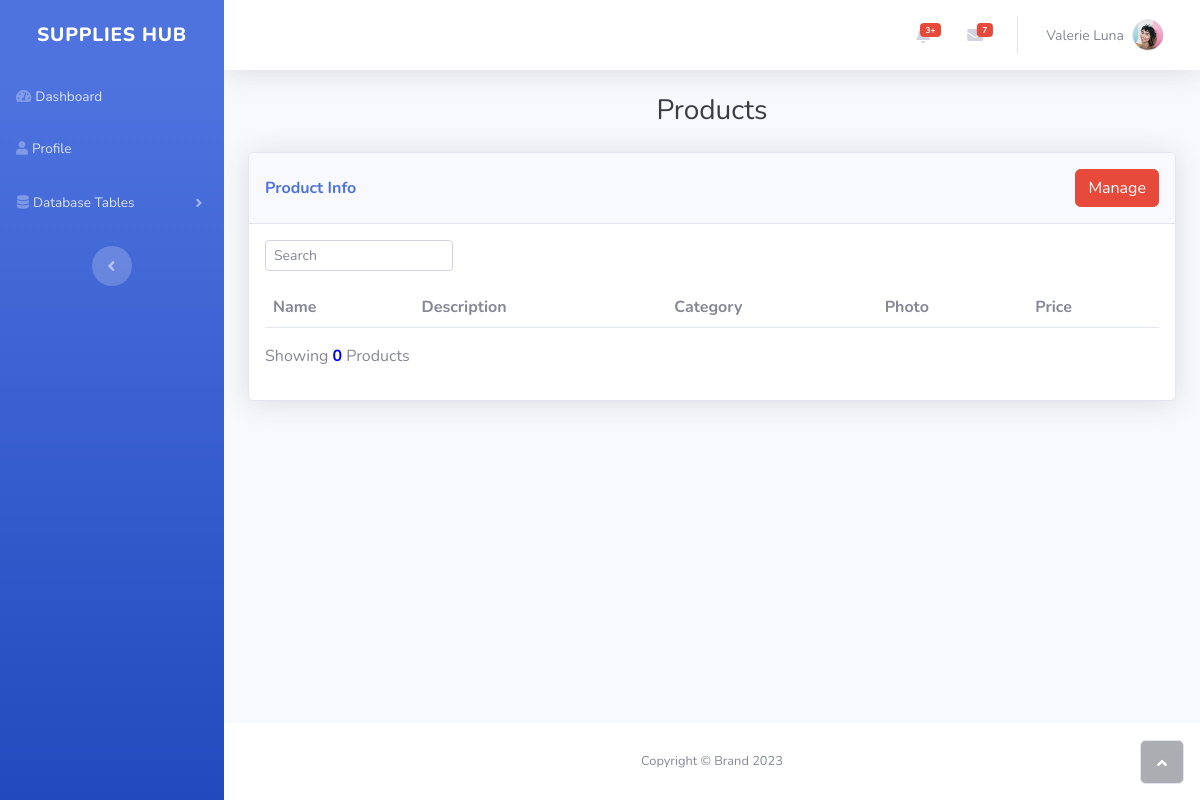
The page /admin-ViewProducts.php on the database as committed earlier.
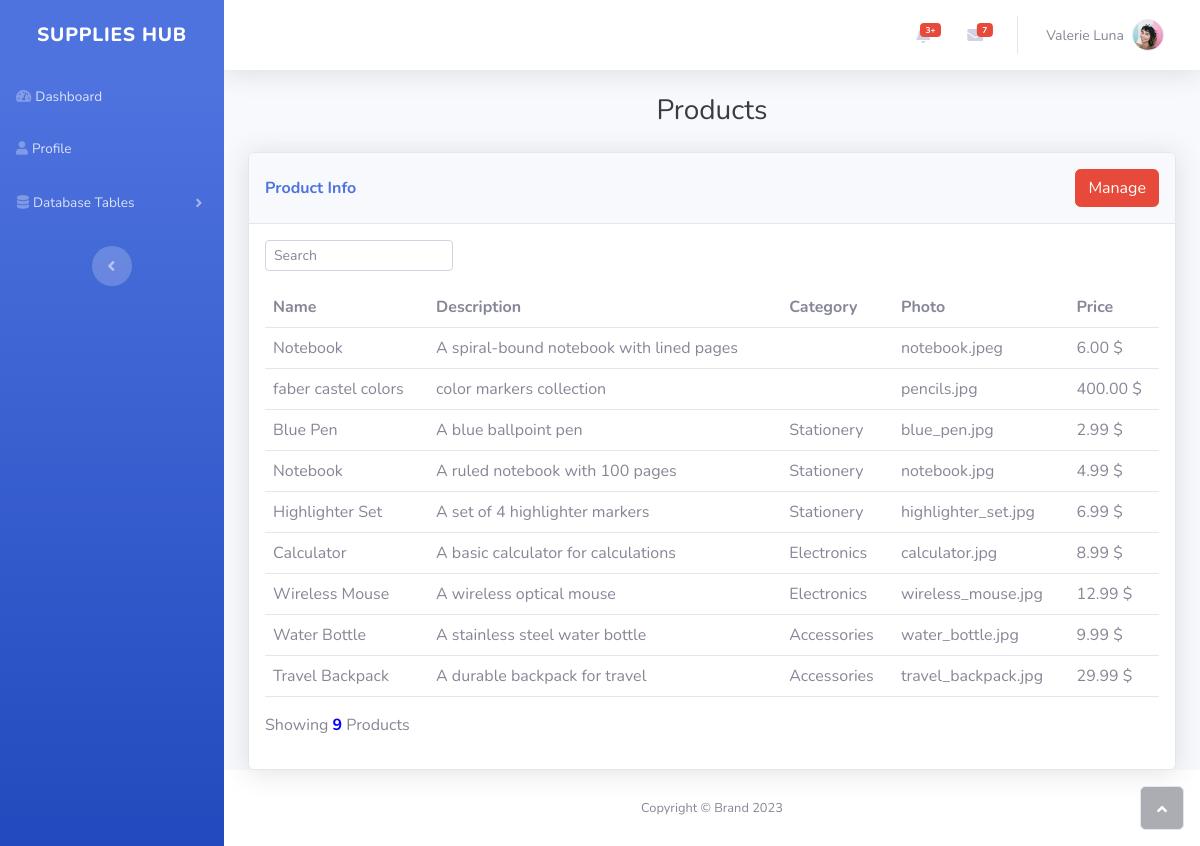
The same page on the database as committed later.
### tables this page shows
CREATE TABLE `products` (
  `id` int(255) NOT NULL,
  `pname` varchar(255) NOT NULL,
  `pdesc` varchar(255) DEFAULT NULL,
  `price` decimal(10,2) NOT NULL,
  `photo` varchar(255) NOT NULL,
  `category` varchar(255) NOT NULL
);

### admin-ViewProducts.php (the view, shortened to what this page needs)
<!DOCTYPE html>
<html lang="en">
<?php
require_once("connect.php");
$sql = "SELECT * FROM products";
$result = mysqli_query($conn, $sql);
?>
<head>
    <link rel="stylesheet" href="assets/bootstrap/css/bootstrap.min.css">
    <link rel="stylesheet" href="https://use.fontawesome.com/releases/v5.12.0/css/all.css">
</head>
<body id="page-top">
    <div id="wrapper">
        <?php
        include("admin-sidebar.php");
        ?>
        <div class="d-flex flex-column" id="content-wrapper">
            <div id="content">
                <?php include("admin-topbar.php"); ?>
                <div class="container-fluid">
                    <h3 class="text-dark mb-4 text-center">Products</h3>
                    <div class="card shadow">
                        <div class="card-header py-3 text-nowrap d-flex justify-content-between align-items-center">
                            <p class="text-primary m-0 fw-bold">Product Info</p>
                            <a href="admin-ManageProducts.php" style="display:flex; text-decoration: none;">
                                <button class="btn btn-danger">Manage</button>
                            </a>
                        </div>
                        <div class="card-body">
                            <div class="row">
                                <div class="col-md">
                                    <div class="text-md-start dataTables_filter" id="dataTable_filter"><label class="form-label"><input type="search" class="form-control form-control-sm" aria-controls="dataTable" placeholder="Search"></label></div>
                                </div>
                            </div>
                            <div class="table-responsive table mt-2" id="dataTable" role="grid" aria-describedby="dataTable_info">
                                <table class="table my-0" id="dataTable">
                                    <thead>
                                        <tr>
                                            <th>Name</th>
                                            <th>Description</th>
                                            <th>Category</th>
                                            <th>Photo</th>
                                            <th>Price</th>
                                        </tr>
                                    </thead>
                                    <tbody>
                                        <?php
                                        while ($row = mysqli_fetch_assoc($result)) {
                                            echo "<tr>";
                                            echo "<td>" . $row['pname'] . "</td>
                                            <td>" . $row['pdesc'] . "</td>";
                                            echo "<td>" . $row['category'] . "</td>";
                                            echo "<td>" . $row['photo'] . "</td>";
                                            echo "<td>" . $row['price'] . " $</td>";
                                            echo "</tr>";
                                        }
                                        ?>
                                    </tbody>
                                </table>
                            </div>
                            <div class="row">
                                <div class="col-md-6 align-self-center">
                                    <?php
                                    $sqlCount = "SELECT COUNT(*) AS total FROM products";
                                    $resultCount = mysqli_query($conn, $sqlCount);
                                    $rowCount = mysqli_fetch_assoc($resultCount);
                                    ?>
                                    <p id="dataTable_info" class="dataTables_info" role="status" aria-live="polite">Showing <b style="color:blue"><?php echo $rowCount['total']; ?></b> Products</p>
                                </div>
                                <div class="col-md-6">
                                </div>
                            </div>
                        </div>
                    </div>
                </div>
            </div>
            <footer class="bg-white sticky-footer">
                <div class="container my-auto">
                    <div class="text-center my-auto copyright"><span>Copyright © Brand 2023</span></div>
                </div>
            </footer>
        </div><a class="border rounded d-inline scroll-to-top" href="#page-top"><i class="fas fa-angle-up"></i></a>
    </div>
</body>
</html>

### admin-sidebar.php (shortened to what this page needs)
<nav class="navbar navbar-dark align-items-start sidebar sidebar-dark accordion bg-gradient-primary p-0">
    <div class="container-fluid d-flex flex-column p-0">
        <a class="navbar-brand d-flex justify-content-center align-items-center sidebar-brand m-0" href="#">
            <div class="sidebar-brand-text"><span>Supplies Hub</span></div>
        </a>
        <ul class="navbar-nav text-light" id="accordionSidebar">
            <li class="nav-item"><a class="nav-link" href="admin-dashboard.php"><i class="fas fa-tachometer-alt"></i><span>Dashboard</span></a></li>
            <li class="nav-item"><a class="nav-link" href="admin-profile.php"><i class="fas fa-user"></i><span>Profile</span></a></li>
            <li class="nav-item">
                <button class="nav-link btn btn-link" type="button" data-bs-toggle="collapse" data-bs-target="#databaseTables" aria-expanded="false" aria-controls="databaseTables">
                    <i class="fas fa-database"></i><span>Database Tables</span>
                </button>
            </li>
        </ul>
        <div class="text-center d-none d-md-inline">
            <button class="btn rounded-circle border-0" id="sidebarToggle" type="button"></button>
        </div>
    </div>
</nav>

### admin-topbar.php (shortened to what this page needs)
<nav class="navbar navbar-light navbar-expand bg-white shadow mb-4 topbar static-top">
    <div class="container-fluid"><button class="btn btn-link d-md-none rounded-circle me-3" id="sidebarToggleTop" type="button"><i class="fas fa-bars"></i></button>
        <ul class="navbar-nav flex-nowrap ms-auto">
            <li class="nav-item dropdown no-arrow mx-1">
                <div class="nav-item dropdown no-arrow"><a class="dropdown-toggle nav-link" aria-expanded="false" data-bs-toggle="dropdown" href="#"><span class="badge bg-danger badge-counter">3+</span><i class="fas fa-bell fa-fw"></i></a>
                </div>
            </li>
            <li class="nav-item dropdown no-arrow mx-1">
                <div class="nav-item dropdown no-arrow"><a class="dropdown-toggle nav-link" aria-expanded="false" data-bs-toggle="dropdown" href="#"><span class="badge bg-danger badge-counter">7</span><i class="fas fa-envelope fa-fw"></i></a>
                </div>
            </li>
            <li class="nav-item dropdown no-arrow">
                <div class="nav-item dropdown no-arrow"><a class="dropdown-toggle nav-link" aria-expanded="false" data-bs-toggle="dropdown" href="#"><span class="d-none d-lg-inline me-2 text-gray-600 small">Valerie Luna</span><img class="border rounded-circle img-profile" src="assets/img/avatars/avatar1.jpeg"></a>
                </div>
            </li>
        </ul>
    </div>
</nav>

### admin-sidebar.php (style rules this page uses)
.sidebar-brand-text { font-size: larger; }

Rows that differ between the two databases and show on the page:
added products: pname "Notebook", pdesc "A spiral-bound notebook with lined pages", photo "notebook.jpeg", price "6.00"
added products: pname "faber castel colors", pdesc "color markers collection", photo "pencils.jpg", price "400.00"
added products: pname "Blue Pen", pdesc "A blue ballpoint pen", category "Stationery", photo "blue_pen.jpg", price "2.99"
added products: pname "Notebook", pdesc "A ruled notebook with 100 pages", category "Stationery", photo "notebook.jpg", price "4.99"
added products: pname "Highlighter Set", pdesc "A set of 4 highlighter markers", category "Stationery", photo "highlighter_set.jpg", price "6.99"
added products: pname "Calculator", pdesc "A basic calculator for calculations", category "Electronics", photo "calculator.jpg", price "8.99"
added products: pname "Wireless Mouse", pdesc "A wireless optical mouse", category "Electronics", photo "wireless_mouse.jpg", price "12.99"
added products: pname "Water Bottle", pdesc "A stainless steel water bottle", category "Accessories", photo "water_bottle.jpg", price "9.99"
added products: pname "Travel Backpack", pdesc "A durable backpack for travel", category "Accessories", photo "travel_backpack.jpg", price "29.99"
Other text that changed with them:
$rowCount['total']: "0" → "9"
